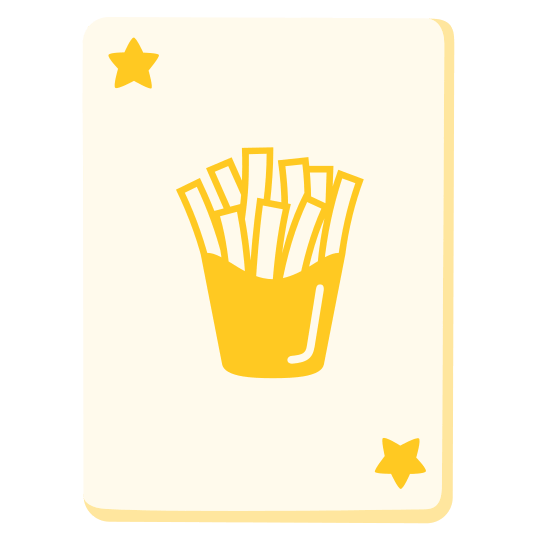
#> input picture combos/1f0cf/1f35f.webp, 534 x 534 px
$ python -i pack.py   (imports and definitions only)
#> lines starting #> are read from the running program, lines starting #| are printed output that depends on the picture
#!/usr/bin/env -S uv run --no-project --with pillow --with httpx python3
import argparse
import io
import json
import mmap
import os
import random
import struct
import subprocess
import sys
import tempfile
import time
from array import array
from bisect import bisect_left
from concurrent.futures import ProcessPoolExecutor, ThreadPoolExecutor
from itertools import accumulate, batched, chain
from pathlib import Path
from urllib.parse import urlparse

import httpx
from PIL import Image

from downloads import fetch_bytes, request

SIZE, QUALITY, ALPHA_QUALITY, CHROMA = 256, 30, 40, "420"
EK_DATA = Path(os.environ.get("EK_DATA") or Path.home() / ".cache/emoji-kitchen")
PNG, AVIF, OUT = EK_DATA / "png", EK_DATA / f"avif{SIZE}q{QUALITY}a{ALPHA_QUALITY}y{CHROMA}", EK_DATA / "out"
METADATA_URL = "https://raw.githubusercontent.com/xsalazar/emoji-kitchen-backend/main/app/metadata.json"
PAIRS_URL = "https://www.google.com/logos/fnbx/emoji_kitchen/emoji_kitchen_pairs.13.pb"
GSTATIC_URL = "https://www.gstatic.com/android/keyboard/emojikitchen/{0}/{1}/{1}_{2}.png"
GOOGLE_DATES = ("20240612", "20241004", "20241113", "20250728", "20260428", "20260728")
NOTO_URL = "https://raw.githubusercontent.com/googlefonts/noto-emoji/main/2D/png/512/emoji_u{}.png"
C = 7
MAGIC, VERSION = 0x4B504B45, 3
HEADER = struct.Struct("<IHH13I4x")
BATCH = 4096


# [23 lines left out: functions fetch, download, not called in this run]


def encode(src, dest):
#> called with src = '../combos/1f0cf/1f35f.webp', dest = 'out.png'
    image = Image.open(src).convert("RGBA").resize((SIZE, SIZE), Image.LANCZOS)
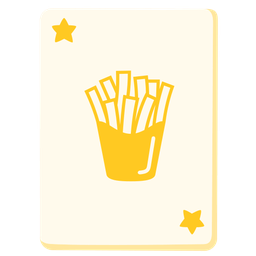
#> image: PIL image 256x256 RGBA; mean R, G, B, A 172, 164, 139.7, 166.8; transparent parts drawn white
    if image.getextrema()[3][0] == 255:
        image.putpixel((0, 0), image.getpixel((0, 0))[:3] + (254,))
    png = io.BytesIO()
    image.save(png, "PNG", compress_level=0)
#> (the run stopped early here; a loop or call above may not have finished)
